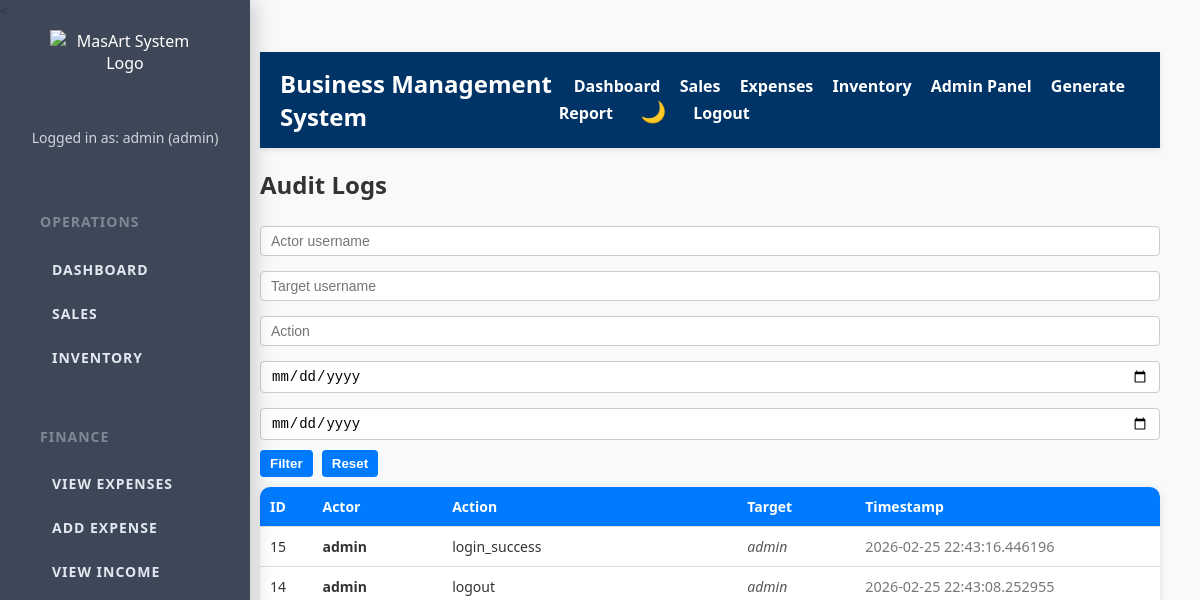
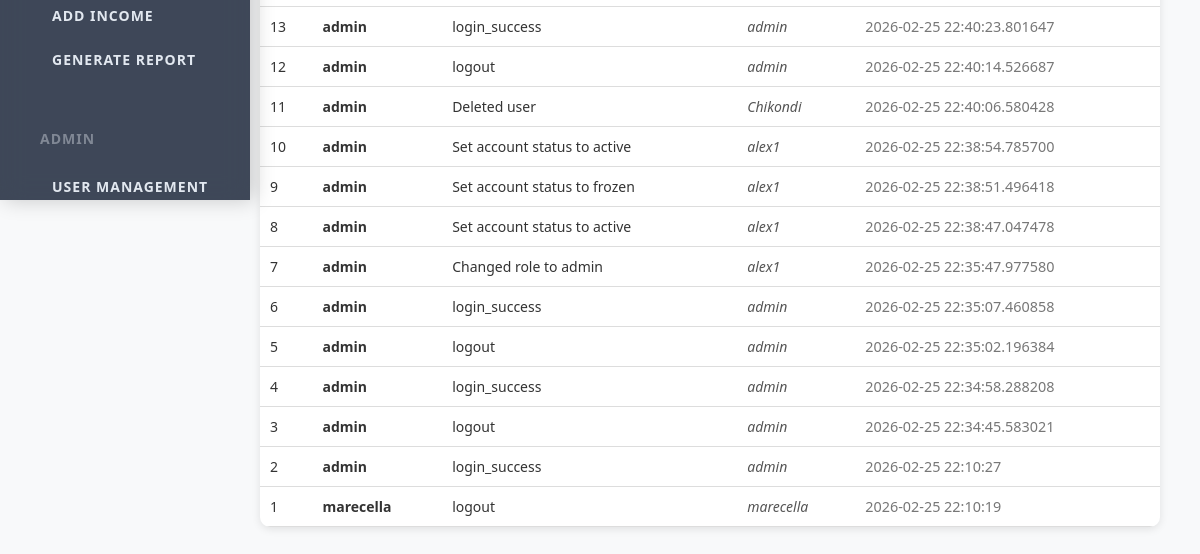
Before: /audit_logs (signed in) with the older database file (2 pictures, top to bottom).
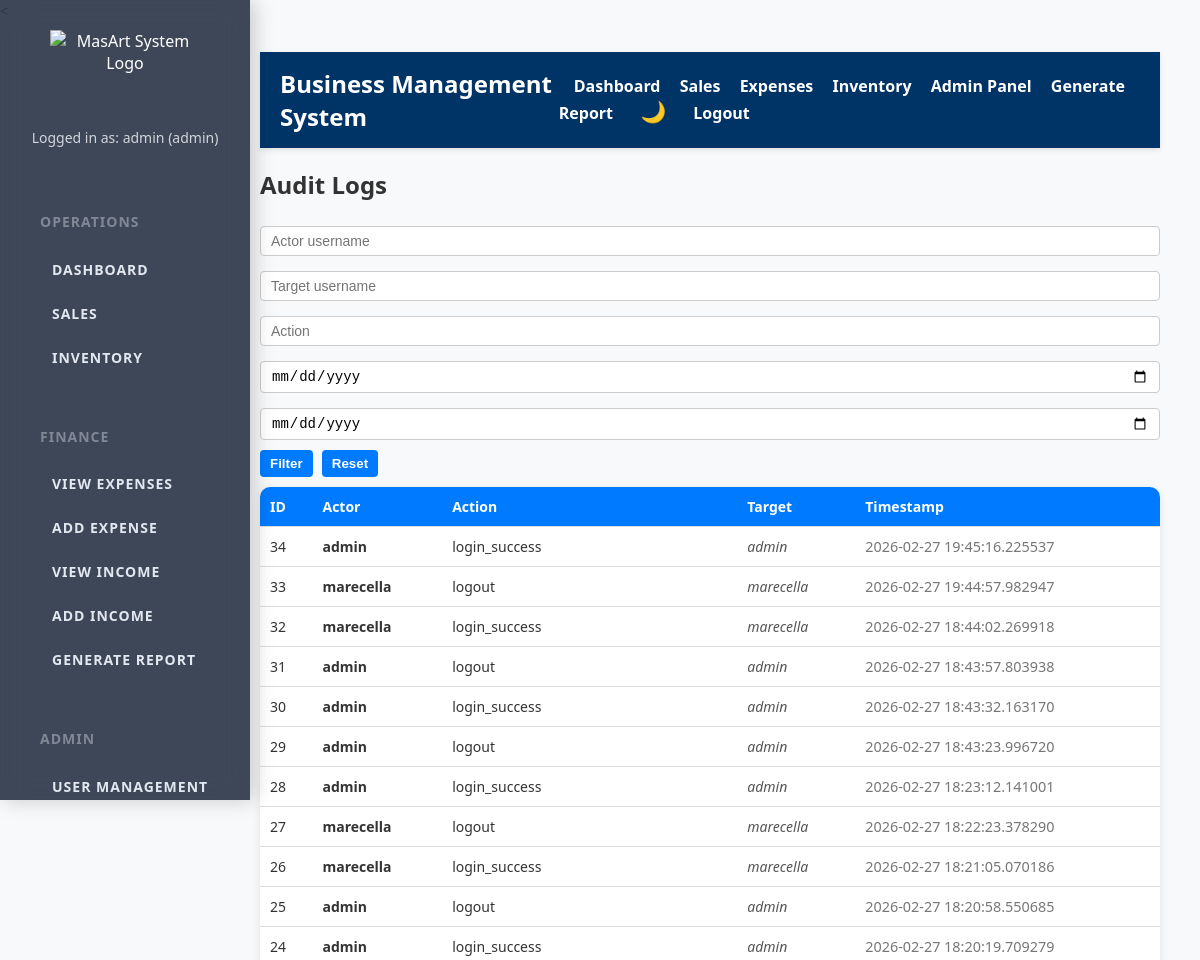
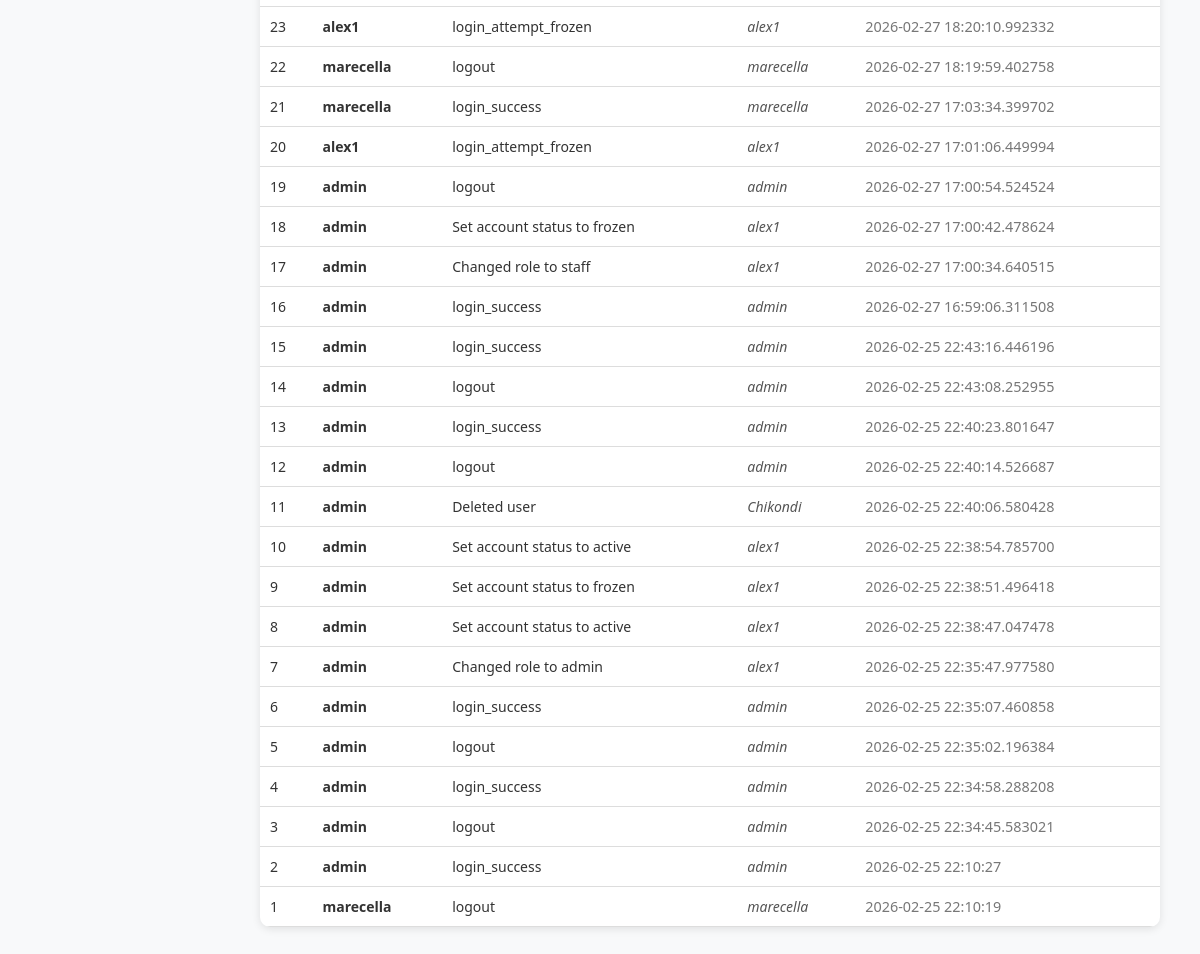
After: the same page with the newer database file (2 pictures, top to bottom).
### tables this page shows
CREATE TABLE audit_logs (
                id INTEGER PRIMARY KEY AUTOINCREMENT,
                actor_username TEXT NOT NULL,
                action TEXT NOT NULL,
                target_username TEXT,
                timestamp DATETIME DEFAULT CURRENT_TIMESTAMP
            , ip_address TEXT, user_agent TEXT);

### app.py (the view)
@app.route('/audit_logs', methods=['GET', 'POST'])
@admin_required
def audit_logs():
    if session.get('role') not in ['admin', 'superadmin']:
        flash("Access denied.", "error")
        return redirect(url_for('dashboard'))
    actor_filter = request.form.get('actor', '').strip()
    target_filter = request.form.get('target', '').strip()
    action_filter = request.form.get('action', '').strip()
    start_date = request.form.get('start_date', '')
    end_date = request.form.get('end_date', '')
    query = "SELECT id, actor_username, action, target_username, timestamp FROM audit_logs WHERE 1=1"
    params = []
    if actor_filter:
        query += " AND actor_username LIKE ?"
        params.append(f"%{actor_filter}%")
    if target_filter:
        query += " AND target_username LIKE ?"
        params.append(f"%{target_filter}%")
    if action_filter:
        query += " AND action LIKE ?"
        params.append(f"%{action_filter}%")
    if start_date:
        query += " AND date(timestamp) >= ?"
        params.append(start_date)
    if end_date:
        query += " AND date(timestamp) <= ?"
        params.append(end_date)
    query += " ORDER BY timestamp DESC LIMIT 500"  # limit for performance
    conn = get_db_connection()
    cursor = conn.cursor()
    cursor.execute(query, tuple(params))
    logs = cursor.fetchall()
    conn.close()
    return render_template(
        'audit_logs.html',
        logs=logs,
        actor_filter=actor_filter,
        target_filter=target_filter,
        action_filter=action_filter,
        start_date=start_date,
        end_date=end_date
    )

### app.py (called while the page is built)
def admin_required(f):
    @wraps(f)
    def decorated_function(*args, **kwargs):
        if 'role' not in session or session['role'] != 'admin':
            flash("You do not have permission to access this page.", "error")
            return redirect(url_for('dashboard'))
        return f(*args, **kwargs)
    return decorated_function

def get_db_connection():
    conn = sqlite3.connect(DATABASE, timeout=10)  # Added timeout to avoid database lock errors
    conn.row_factory = sqlite3.Row  # This allows us to access columns by name
    return conn

### templates/audit_logs.html (shortened to what this page needs)
{% extends "base.html" %}
{% block content %}
<h2>Audit Logs</h2>
<form method="POST" class="filter-form">
    <input type="text" name="actor" placeholder="Actor username" value="{{ actor_filter }}">
    <input type="text" name="target" placeholder="Target username" value="{{ target_filter }}">
    <input type="text" name="action" placeholder="Action" value="{{ action_filter }}">
    <input type="date" name="start_date" value="{{ start_date }}">
    <input type="date" name="end_date" value="{{ end_date }}">
    <button type="submit">Filter</button>
    <a href="{{ url_for('audit_logs') }}"><button type="button">Reset</button></a>
</form>
<table>
    <tr>
        <th>ID</th>
        <th>Actor</th>
        <th>Action</th>
        <th>Target</th>
        <th>Timestamp</th>
    </tr>
    {% for log in logs %}
    <tr>
        <td>{{ log['id'] }}</td>
        <td class="actor">{{ log['actor_username'] }}</td>
        <td>{{ log['action'] }}</td>
        <td class="target">{{ log['target_username'] or '-' }}</td>
        <td class="timestamp">{{ log['timestamp'] }}</td>
    </tr>
    {% else %}
    <tr>
        <td colspan="5" style="text-align:center;">No audit logs found.</td>
    </tr>
    {% endfor %}
</table>
{% endblock %}

### templates/base.html (shortened to what this page needs)
<!DOCTYPE html>
<html lang="en">
<head>
    <link rel="stylesheet" href="{{ url_for('static', filename='style.css') }}">
</head>
<body>
<div class="sidebar">
    <div class="logo">
        <img src="{{ url_for('static', filename='assets/logo.png') }}" alt="MasArt System Logo">
    </div>
    {% if session.get('user') %}
        <p class="user-info">
            Logged in as: {{ session['user'] }} ({{ session['role'] }})
        </p>
    {% else %}
        <p class="user-info">Not logged in</p>
    {% endif %}
    <div class="sidebar-section">
        <h4>Operations</h4>
        <a href="{{ url_for('dashboard') }}">Dashboard</a>
        <a href="{{ url_for('view_sales') }}">Sales</a>
        <a href="{{ url_for('view_inventory') }}">Inventory</a>
    </div>
    <div class="sidebar-section">
        <h4>Finance</h4>
        <a href="{{ url_for('view_expenses') }}">View Expenses</a>
        <a href="{{ url_for('add_expense') }}">Add Expense</a>
        <a href="{{ url_for('view_income') }}">View Income</a>
        <a href="{{ url_for('add_income') }}">Add Income</a>
        <a href="{{ url_for('generate_report') }}">Generate Report</a>
    </div>
    {% if session.get('role') == 'admin' %}
    <div class="sidebar-section">
        <h4>Admin</h4>
        <a href="{{ url_for('user_management') }}">User Management</a>
    </div>
    {% endif %}
</div>
<div class="content">
    <header>
        <div class="header-left">
            <h1>Business Management System</h1>
        </div>
            <nav class="header-nav">
                <a href="{{ url_for('dashboard') }}">Dashboard</a>
                <a href="{{ url_for('view_sales') }}">Sales</a>
                <a href="{{ url_for('view_expenses') }}">Expenses</a>
                <a href="{{ url_for('view_inventory') }}">Inventory</a>
                {% if session.get('role') == 'admin' %}
                    <a href="{{ url_for('create_user') }}" class="btn-admin">Admin Panel</a>
                {% endif %}
                <a href="{{ url_for('generate_report') }}" class="btn-report">Generate Report</a>
                <a href="javascript:void(0);" id="themeToggleBtn" title="Toggle Dark/Light Mode" style="cursor:pointer; user-select:none;">🌙</a>
                <a href="{{ url_for('logout') }}">Logout</a>
            </nav>
    </header>
    <main>
        {% block content %}{% endblock %}
    </main>
</div>
</body>
</html>

### static/style.css (style rules this page uses)
:root { --bg-main: #f4f6f9; --bg-card: #ffffff; --text-main: #1e293b; --sidebar-bg: rgba(30, 41, 59, 0.85); }
body { background: var(--bg-main); color: var(--text-main); transition: all 0.3s ease; }
body { margin: 0; font-family: 'Segoe UI', Tahoma, Geneva, Verdana, sans-serif; background: #f8f9fa; color: #333; }
.sidebar { position: fixed; top: 0; left: 0; width: 220px; height: 100vh; background-color: #283649; padding-top: 30px; box-sizing: border-box; }
.sidebar-section { color: #9ca3af; font-size: 14px; text-transform: uppercase; margin: 20px 0 5px 20px; letter-spacing: 1px; }
.sidebar .logo { text-align: center; padding: 10px 0 20px 0; }
.sidebar .logo img { width: 120px; height: auto; }
.sidebar .user-info { text-align: center; color: #d1d5db; font-size: 14px; margin-bottom: 25px; padding: 0 10px; }
.sidebar a, .sidebar nav a { display: block; color: #d1d5db; padding: 12px 25px; text-decoration: none; font-weight: 600; margin-bottom: 8px; transition: background-color 0.3s ease; }
.content { margin-left: 220px; padding: 30px 40px; display: flex; flex-direction: column; align-items: center; min-height: 100vh; }
table { width: 100%; border-collapse: collapse; background: white; border-radius: 10px; overflow: hidden; box-shadow: 0 2px 8px rgba(0,0,0,0.1); }
th, td { padding: 14px 16px; border-bottom: 1px solid #e5e7eb; font-size: 14px; }
th { background-color: #f3f4f6; font-weight: 600; color: #062f86; text-align: left; }
button, .add-sale-btn, .btn-pdf { background-color: #062f86; color: white; padding: 10px 18px; border: none; border-radius: 6px; font-weight: 600; cursor: pointer; transition: background-color 0.25s ease; display: inline-block; text-align: center; text-decoration: none; }
input, select { width: 100%; padding: 8px 10px; margin-top: 5px; margin-bottom: 10px; border-radius: 5px; border: 1px solid #a1a1a1; box-sizing: border-box; font-size: 14px; }
header { color: white; padding: 15px 20px; display: flex; justify-content: space-between; align-items: center; background-color: #003366; box-shadow: 0 2px 5px rgba(0,0,0,0.1); position: sticky; top: 0; z-index: 1000; }
header h1 { margin: 0; font-size: 24px; }
nav a, .header-nav a { color: white; text-decoration: none; margin-left: 15px; font-weight: bold; }
.sidebar { width: 250px; height: 100vh; position: fixed; left: 0; top: 0; background: var(--sidebar-bg); backdrop-filter: blur(12px); color: #fff; padding: 20px; display: flex; flex-direction: column; box-shadow: 4px 0 20px rgba(0,0,0,0.2); overflow-y: auto; overflow-x: hidden; }
.sidebar h4 { margin-top: 20px; font-size: 14px; text-transform: uppercase; opacity: 0.7; }
.sidebar a { display: block; padding: 10px 12px; margin: 5px 0; border-radius: 8px; text-decoration: none; color: #e2e8f0; transition: all 0.2s ease; }
.logo img { max-width: 150px; margin-bottom: 20px; }
#themeToggleBtn { font-size: 1.3rem; padding: 0 0.5rem; color: #fff; user-select: none; transition: color 0.3s ease; }

### templates/audit_logs.html (style rules this page uses)
table { border-collapse: collapse; width: 100%; }
th, td { padding: 10px; text-align: left; border-bottom: 1px solid #ddd; }
th { background-color: #007bff; color: white; }
.actor { font-weight: bold; }
.target { font-style: italic; color: #555; }
.timestamp { color: #777; font-size: 0.9em; }
.filter-form input, .filter-form button { padding: 6px 10px; margin-right: 5px; margin-bottom: 10px; border-radius: 4px; border: 1px solid #ccc; }
.filter-form button { background-color: #007bff; color: white; border: none; cursor: pointer; transition: 0.2s; }

Changed rows visible on the page:
added audit_logs: id "34", actor_username "admin", action "login_success", target_username "admin", timestamp "2026-02-27 19:45:16.225537"
added audit_logs: id "33", actor_username "marecella", action "logout", target_username "marecella", timestamp "2026-02-27 19:44:57.982947"
added audit_logs: id "32", actor_username "marecella", action "login_success", target_username "marecella", timestamp "2026-02-27 18:44:02.269918"
added audit_logs: id "31", actor_username "admin", action "logout", target_username "admin", timestamp "2026-02-27 18:43:57.803938"
added audit_logs: id "30", actor_username "admin", action "login_success", target_username "admin", timestamp "2026-02-27 18:43:32.163170"
added audit_logs: id "29", actor_username "admin", action "logout", target_username "admin", timestamp "2026-02-27 18:43:23.996720"
added audit_logs: id "28", actor_username "admin", action "login_success", target_username "admin", timestamp "2026-02-27 18:23:12.141001"
added audit_logs: id "27", actor_username "marecella", action "logout", target_username "marecella", timestamp "2026-02-27 18:22:23.378290"
added audit_logs: id "26", actor_username "marecella", action "login_success", target_username "marecella", timestamp "2026-02-27 18:21:05.070186"
added audit_logs: id "25", actor_username "admin", action "logout", target_username "admin", timestamp "2026-02-27 18:20:58.550685"
added audit_logs: id "24", actor_username "admin", action "login_success", target_username "admin", timestamp "2026-02-27 18:20:19.709279"
added audit_logs: id "23", actor_username "alex1", action "login_attempt_frozen", target_username "alex1", timestamp "2026-02-27 18:20:10.992332"
added audit_logs: id "22", actor_username "marecella", action "logout", target_username "marecella", timestamp "2026-02-27 18:19:59.402758"
added audit_logs: id "21", actor_username "marecella", action "login_success", target_username "marecella", timestamp "2026-02-27 17:03:34.399702"
added audit_logs: id "20", actor_username "alex1", action "login_attempt_frozen", target_username "alex1", timestamp "2026-02-27 17:01:06.449994"
added audit_logs: id "19", actor_username "admin", action "logout", target_username "admin", timestamp "2026-02-27 17:00:54.524524"
added audit_logs: id "18", actor_username "admin", action "Set account status to frozen", target_username "alex1", timestamp "2026-02-27 17:00:42.478624"
added audit_logs: id "17", actor_username "admin", action "Changed role to staff", target_username "alex1", timestamp "2026-02-27 17:00:34.640515"
added audit_logs: id "16", actor_username "admin", action "login_success", target_username "admin", timestamp "2026-02-27 16:59:06.311508"
